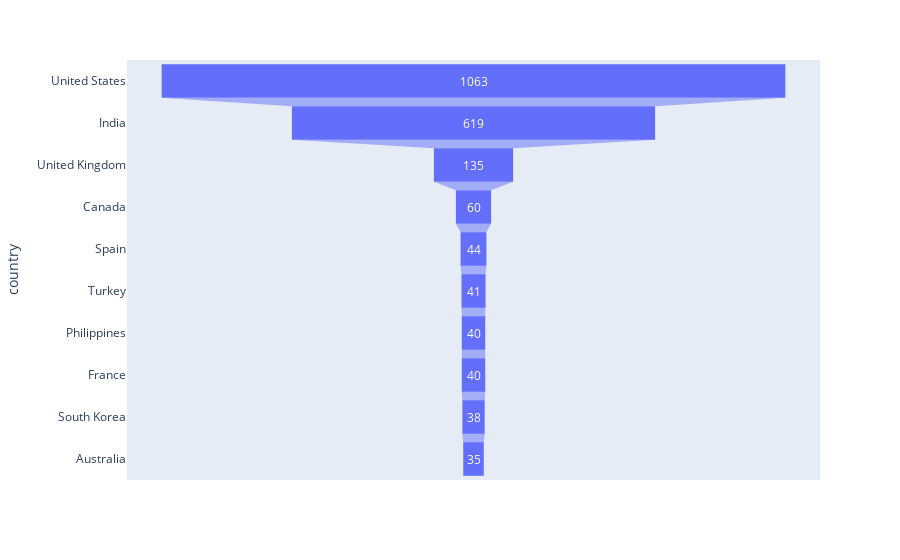

Notebook source saved alongside this figure:
### Markdown cell above
3.  Countries with highest rated content.

### Code cell
import plotly.express as px
data = dict(
    number=[1063,619,135,60,44,41,40,40,38,35],
    country=["United States", "India", "United Kingdom", "Canada", "Spain",'Turkey','Philippines','France','South Korea','Australia'])
fig = px.funnel(data, x='number', y='country')
fig.show()

### Figure 1 — Plotly figure (JSON) as saved in the notebook; plotly's stock layout.template omitted (floating-point values rounded to 4 significant figures)
{"data": [{"hovertemplate": "number=%{x}<br>country=%{y}<extra></extra>", "legendgroup": "", "marker": {"color": "#636efa"}, "name": "", "orientation": "h", "showlegend": false, "type": "funnel", "x": [1063, 619, 135, 60, 44, 41, 40, 40, 38, 35], "xaxis": "x", "y": ["United States", "India", "United Kingdom", "Canada", "Spain", "Turkey", "Philippines", "France", "South Korea", "Australia"], "yaxis": "y"}], "layout": {"legend": {"tracegroupgap": 0}, "margin": {"t": 60}, "xaxis": {"anchor": "y", "domain": [0, 1], "title": {"text": "number"}}, "yaxis": {"anchor": "x", "domain": [0, 1], "title": {"text": "country"}}}}
